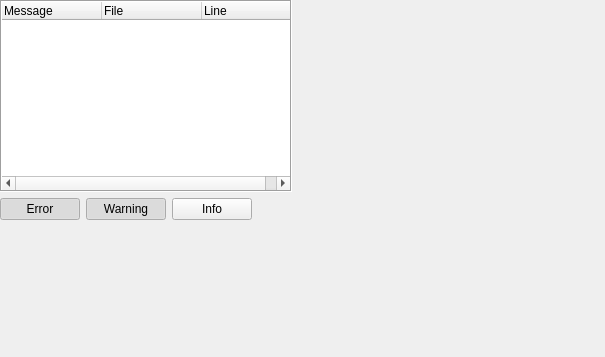
<?xml version="1.0" encoding="UTF-8"?>
<ui version="4.0">
 <class>ScriptErrorWidget</class>
 <widget class="QWidget" name="ScriptErrorWidget">
  <property name="geometry">
   <rect>
    <x>0</x>
    <y>0</y>
    <width>605</width>
    <height>357</height>
   </rect>
  </property>
  <property name="windowTitle">
   <string>Script problems</string>
  </property>
  <widget class="QWidget" name="dockWidgetContents">
   <layout class="QVBoxLayout" name="verticalLayout">
    <item>
     <layout class="QVBoxLayout" name="verticalLayout_3">
      <item>
       <widget class="QTreeWidget" name="treeWidget">
        <property name="frameShape">
         <enum>QFrame::Box</enum>
        </property>
        <property name="editTriggers">
         <set>QAbstractItemView::NoEditTriggers</set>
        </property>
        <attribute name="headerVisible">
         <bool>true</bool>
        </attribute>
        <column>
         <property name="text">
          <string>Message</string>
         </property>
        </column>
        <column>
         <property name="text">
          <string notr="true">File</string>
         </property>
        </column>
        <column>
         <property name="text">
          <string>Line</string>
         </property>
        </column>
       </widget>
      </item>
      <item>
       <layout class="QHBoxLayout" name="horizontalLayout">
        <item>
         <widget class="QPushButton" name="enableErrors">
          <property name="text">
           <string>Error</string>
          </property>
          <property name="icon">
           <iconset resource="../../../ProjectEditor/images/images.qrc">
            <normaloff>:/ProjectEditor/exclamation.png</normaloff>:/ProjectEditor/exclamation.png</iconset>
          </property>
          <property name="checkable">
           <bool>true</bool>
          </property>
          <property name="checked">
           <bool>true</bool>
          </property>
          <property name="autoDefault">
           <bool>false</bool>
          </property>
          <property name="flat">
           <bool>false</bool>
          </property>
         </widget>
        </item>
        <item>
         <widget class="QPushButton" name="enableWarnings">
          <property name="text">
           <string>Warning</string>
          </property>
          <property name="icon">
           <iconset resource="../../../ProjectEditor/images/images.qrc">
            <normaloff>:/ProjectEditor/error.png</normaloff>:/ProjectEditor/error.png</iconset>
          </property>
          <property name="checkable">
           <bool>true</bool>
          </property>
          <property name="checked">
           <bool>true</bool>
          </property>
         </widget>
        </item>
        <item>
         <widget class="QPushButton" name="enableInfos">
          <property name="text">
           <string>Info</string>
          </property>
          <property name="icon">
           <iconset resource="../../../ProjectEditor/images/images.qrc">
            <normaloff>:/ProjectEditor/information.png</normaloff>:/ProjectEditor/information.png</iconset>
          </property>
          <property name="checkable">
           <bool>true</bool>
          </property>
         </widget>
        </item>
        <item>
         <spacer name="horizontalSpacer">
          <property name="orientation">
           <enum>Qt::Horizontal</enum>
          </property>
          <property name="sizeHint" stdset="0">
           <size>
            <width>40</width>
            <height>20</height>
           </size>
          </property>
         </spacer>
        </item>
       </layout>
      </item>
     </layout>
    </item>
   </layout>
  </widget>
 </widget>
 <resources>
  <include location="../../../ProjectEditor/images/images.qrc"/>
 </resources>
 <connections/>
</ui>
